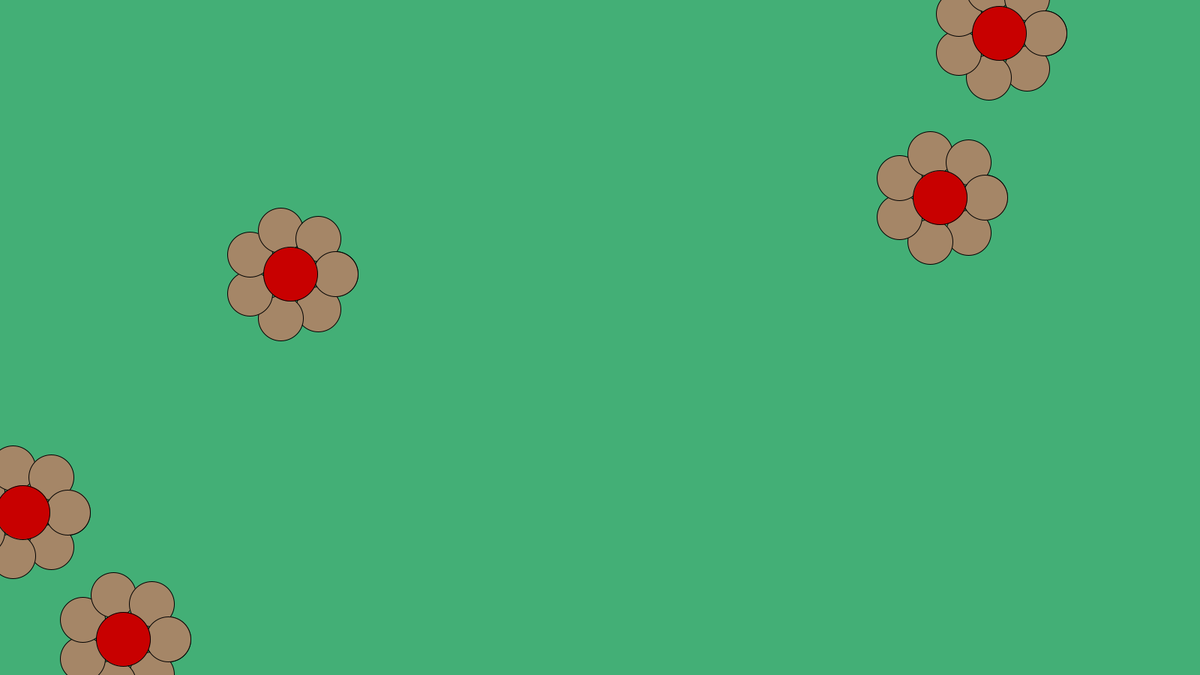
Frame 1 (no input)
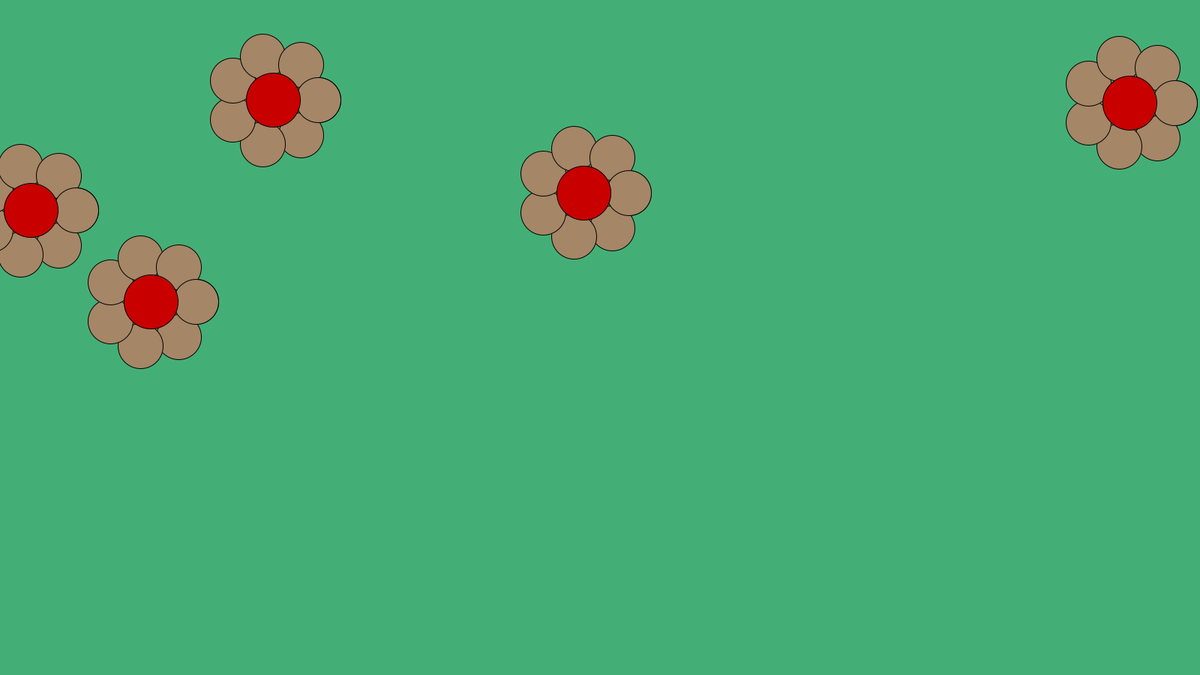
Frame 60 (the mouse pressed at the canvas centre just before this capture)
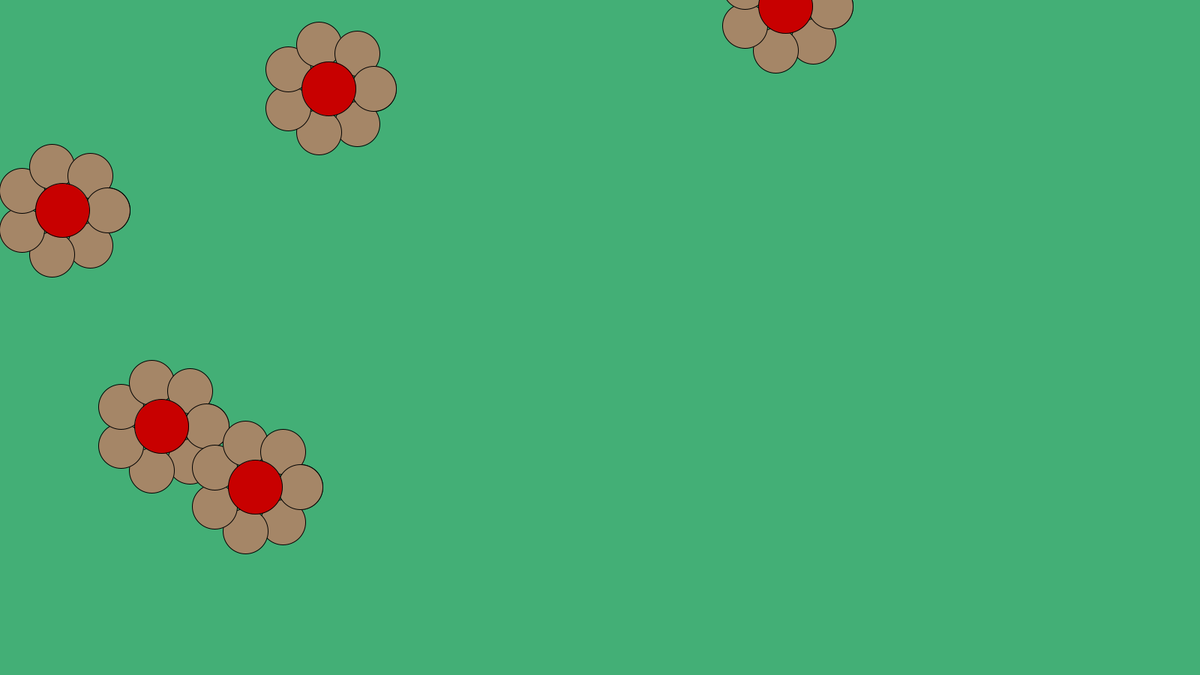
Frame 120 (the mouse held since frame 60 and released just before this capture)

The Processing sketch that drew these frames (run headless with seeded random() and noise(); from frame 60 on, the mouse is pressed at the canvas centre):

// Processing sketch: flowerObject
// ── flowerObject.pde
Flower myFlower1;  // the first instance of the Flower class
Flower myFlower2;
Flower myFlower3;
Flower myFlower4;
Flower myFlower5;


void setup() {
  size(1600, 900);

  int _r1= 60;
  int _petals=7;

  float _x=width/2;
  float _y=height/2;
  int _pc= int(random(#000000,#FFFFFF));
  int speedX=int(random(1, 10));
  int speedY=int(random(1, 10));

  myFlower1 = new Flower(_r1, _petals, random(0,width), random(0,height), _pc, random(-10,10),random(-10,10));
  myFlower2 = new Flower(_r1, _petals, random(0,width), random(0,height), _pc, random(-10,10),random(-10,10));
  myFlower3 = new Flower(_r1, _petals,random(0,width), random(0,height), _pc,random(-10,10),random(-10,10));
  myFlower4 = new Flower(_r1, _petals,random(0,width), random(0,height), _pc,random(-10,10),random(-10,10));
  myFlower5 = new Flower(_r1, _petals,random(0,width), random(0,height), _pc,random(-10,10),random(-10,10));


  myFlower1 = new Flower(_r1, _petals, random(0, width), random(0, height), _pc, random(-10, 10), random(-10, 10));
  myFlower2 = new Flower(_r1, _petals, random(0, width), random(0, height), _pc, random(-10, 10), random(-10, 10));
  myFlower3 = new Flower(_r1, _petals, random(0, width), random(0, height), _pc, random(-10, 10), random(-10, 10));
}

void draw() {
  background(#43AF76);

  myFlower1.display();
  myFlower1.move();
  myFlower1.bounce();

  myFlower2.display();
  myFlower2.move();
  myFlower2.bounce();

  myFlower3.display();
  myFlower3.move();
  myFlower3.bounce();
  
  myFlower4.display();
  myFlower4.move();
  myFlower4.bounce();
  
  myFlower5.display();
  myFlower5.move();
  myFlower5.bounce();

  //noLoop();
}

// ── FlowerClass.pde
class Flower {

  // Variables

  float r;       // radius of the flower petal
  int n_petals;  // number of petals 
  float x;       // x-position of the center of the flower
  float y;       // y-position of the center of the flower
  int petalColor;//hexadecimal number for the color of petals
  float xSpeed;
  float ySpeed;

  Flower(float temp_r, int temp_n_petals, float temp_x, float temp_y, int temp_petalColor, float tempSpeedX, float tempSpeedY) {
    r=temp_r;
    n_petals = temp_n_petals;
    x=temp_x;
    y=temp_y;
    petalColor=temp_petalColor;
    xSpeed=tempSpeedX;
    ySpeed=tempSpeedY;
  }

  void display () {

    float ballX;
    float ballY;

    fill(petalColor);
    for (float i=0; i<PI*2; i+=2*PI/n_petals) {
      //  ballX=width/2 + r*cos(i);
      //  ballY=height/2 + r*sin(i);
      ballX=x + r*cos(i);
      ballY=y + r*sin(i);
      ellipse(ballX, ballY, r, r);
    }
    fill(200, 0, 0);
    ellipse(x, y, r*1.2, r*1.2);
  }

  void move () {
  
    x+=xSpeed;
    y+=ySpeed;
  
  }
  void bounce () {
  if (x>width) {
    xSpeed *= -1;
  }
   if (x<0) {
    xSpeed *= -1;
  }
    if (y<0) {
    ySpeed *= -1;
  }
  if (y>height) {
    ySpeed *= -1;
  }
 
  }
}
